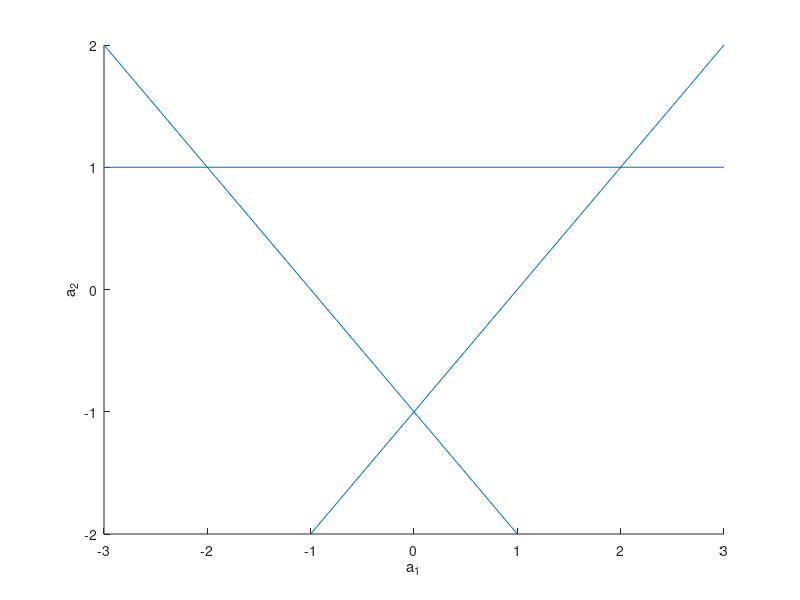

Write the MATLAB code that produced this figure.
line1 = line([-3,3],[1,1]);
hold on
line2 = line([-1,3],[-2,2]);
line2 = line([1,-3],[-2,2]);
xlabel('a_1')
ylabel('a_2')
